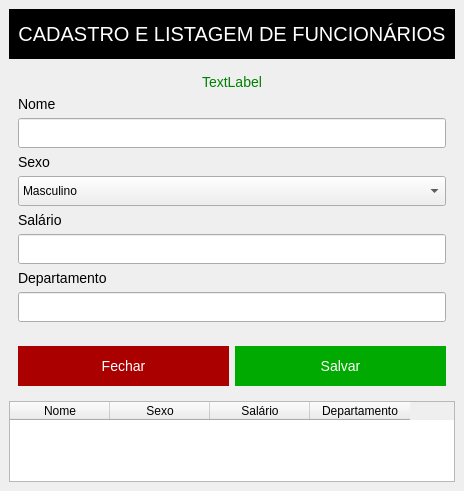
<?xml version="1.0" encoding="UTF-8"?>
<ui version="4.0">
 <class>Main</class>
 <widget class="QMainWindow" name="Main">
  <property name="geometry">
   <rect>
    <x>0</x>
    <y>0</y>
    <width>430</width>
    <height>491</height>
   </rect>
  </property>
  <property name="windowTitle">
   <string>MainWindow</string>
  </property>
  <property name="styleSheet">
   <string notr="true">QWidget#titulo {
	background-color: rgb(0, 0, 0);
}

QLabel#lbl_titulo {
	color: rgb(255, 255, 255);
    font-size: 20px;
}

QLabel, QLineEdit, QPushButton {
	font-size: 14px;
}

QPushButton#btn_salvar {	
	background-color: rgb(0, 170, 0);
	color: rgb(255, 255, 255);
    border: none;
}

QPushButton#btn_fechar {	
	background-color: rgb(170, 0, 0);
	color: rgb(255, 255, 255);
    border: none;
}
</string>
  </property>
  <widget class="QWidget" name="painel_principal">
   <layout class="QVBoxLayout" name="verticalLayout_3">
    <item>
     <widget class="QWidget" name="titulo" native="true">
      <property name="minimumSize">
       <size>
        <width>0</width>
        <height>50</height>
       </size>
      </property>
      <property name="maximumSize">
       <size>
        <width>16777215</width>
        <height>50</height>
       </size>
      </property>
      <layout class="QVBoxLayout" name="verticalLayout_4">
       <item>
        <widget class="QLabel" name="lbl_titulo">
         <property name="text">
          <string>CADASTRO E LISTAGEM DE FUNCIONÁRIOS</string>
         </property>
         <property name="alignment">
          <set>Qt::AlignCenter</set>
         </property>
        </widget>
       </item>
      </layout>
     </widget>
    </item>
    <item>
     <widget class="QWidget" name="componentes" native="true">
      <layout class="QVBoxLayout" name="verticalLayout_2">
       <item>
        <widget class="QLabel" name="lbl_mensagem">
         <property name="styleSheet">
          <string notr="true">color: green;</string>
         </property>
         <property name="text">
          <string>TextLabel</string>
         </property>
         <property name="alignment">
          <set>Qt::AlignCenter</set>
         </property>
        </widget>
       </item>
       <item>
        <widget class="QLabel" name="label">
         <property name="text">
          <string>Nome</string>
         </property>
        </widget>
       </item>
       <item>
        <widget class="QLineEdit" name="edt_nome">
         <property name="minimumSize">
          <size>
           <width>0</width>
           <height>30</height>
          </size>
         </property>
         <property name="maximumSize">
          <size>
           <width>16777215</width>
           <height>30</height>
          </size>
         </property>
        </widget>
       </item>
       <item>
        <widget class="QLabel" name="label_4">
         <property name="text">
          <string>Sexo</string>
         </property>
        </widget>
       </item>
       <item>
        <widget class="QComboBox" name="cmb_sexo">
         <property name="minimumSize">
          <size>
           <width>0</width>
           <height>30</height>
          </size>
         </property>
         <property name="maximumSize">
          <size>
           <width>16777215</width>
           <height>30</height>
          </size>
         </property>
         <item>
          <property name="text">
           <string>Masculino</string>
          </property>
         </item>
         <item>
          <property name="text">
           <string>Feminino</string>
          </property>
         </item>
        </widget>
       </item>
       <item>
        <widget class="QLabel" name="label_2">
         <property name="text">
          <string>Salário</string>
         </property>
        </widget>
       </item>
       <item>
        <widget class="QLineEdit" name="edt_salario">
         <property name="minimumSize">
          <size>
           <width>0</width>
           <height>30</height>
          </size>
         </property>
         <property name="maximumSize">
          <size>
           <width>16777215</width>
           <height>30</height>
          </size>
         </property>
        </widget>
       </item>
       <item>
        <widget class="QLabel" name="label_3">
         <property name="text">
          <string>Departamento</string>
         </property>
        </widget>
       </item>
       <item>
        <widget class="QLineEdit" name="edt_departamento">
         <property name="minimumSize">
          <size>
           <width>0</width>
           <height>30</height>
          </size>
         </property>
         <property name="maximumSize">
          <size>
           <width>16777215</width>
           <height>30</height>
          </size>
         </property>
        </widget>
       </item>
      </layout>
     </widget>
    </item>
    <item>
     <widget class="QWidget" name="botoes" native="true">
      <layout class="QHBoxLayout" name="horizontalLayout_2">
       <item>
        <widget class="QPushButton" name="btn_fechar">
         <property name="minimumSize">
          <size>
           <width>0</width>
           <height>40</height>
          </size>
         </property>
         <property name="maximumSize">
          <size>
           <width>16777215</width>
           <height>40</height>
          </size>
         </property>
         <property name="text">
          <string>Fechar</string>
         </property>
        </widget>
       </item>
       <item>
        <widget class="QPushButton" name="btn_salvar">
         <property name="minimumSize">
          <size>
           <width>0</width>
           <height>40</height>
          </size>
         </property>
         <property name="maximumSize">
          <size>
           <width>16777215</width>
           <height>40</height>
          </size>
         </property>
         <property name="text">
          <string>Salvar</string>
         </property>
        </widget>
       </item>
      </layout>
     </widget>
    </item>
    <item>
     <widget class="QTableWidget" name="tbl_funcionarios">
      <column>
       <property name="text">
        <string>Nome</string>
       </property>
      </column>
      <column>
       <property name="text">
        <string>Sexo</string>
       </property>
      </column>
      <column>
       <property name="text">
        <string>Salário</string>
       </property>
      </column>
      <column>
       <property name="text">
        <string>Departamento</string>
       </property>
      </column>
     </widget>
    </item>
   </layout>
  </widget>
 </widget>
 <resources/>
 <connections/>
</ui>
